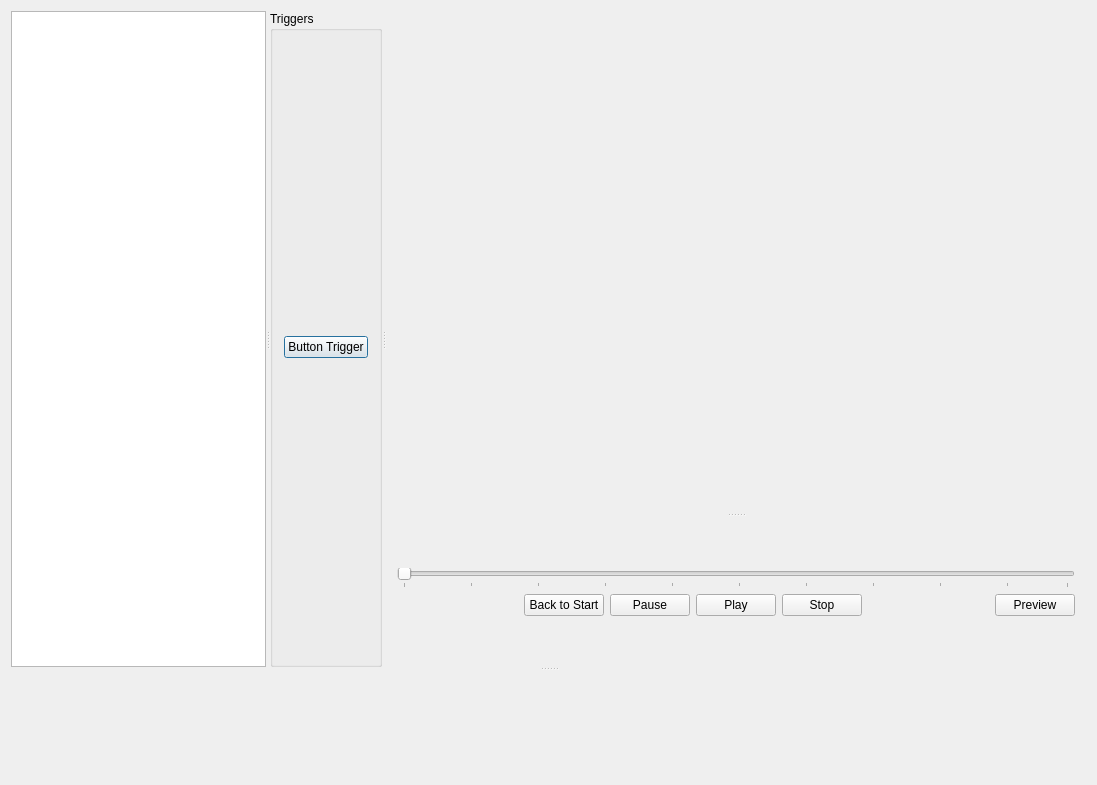
<?xml version="1.0" encoding="UTF-8"?>
<ui version="4.0">
 <class>StitchingDialog</class>
 <widget class="QDialog" name="StitchingDialog">
  <property name="geometry">
   <rect>
    <x>0</x>
    <y>0</y>
    <width>1097</width>
    <height>785</height>
   </rect>
  </property>
  <property name="windowTitle">
   <string>Stitch Scene</string>
  </property>
  <layout class="QVBoxLayout" name="verticalLayout">
   <item>
    <widget class="QSplitter" name="splitter_4">
     <property name="orientation">
      <enum>Qt::Vertical</enum>
     </property>
     <widget class="QSplitter" name="splitter_3">
      <property name="orientation">
       <enum>Qt::Horizontal</enum>
      </property>
      <widget class="QSplitter" name="splitter_2">
       <property name="orientation">
        <enum>Qt::Horizontal</enum>
       </property>
       <widget class="QListWidget" name="SceneList">
        <property name="sizePolicy">
         <sizepolicy hsizetype="Preferred" vsizetype="Expanding">
          <horstretch>0</horstretch>
          <verstretch>0</verstretch>
         </sizepolicy>
        </property>
        <property name="minimumSize">
         <size>
          <width>100</width>
          <height>0</height>
         </size>
        </property>
       </widget>
       <widget class="QGroupBox" name="TriggerContainer">
        <property name="minimumSize">
         <size>
          <width>100</width>
          <height>0</height>
         </size>
        </property>
        <property name="title">
         <string>Triggers</string>
        </property>
        <layout class="QVBoxLayout" name="verticalLayout_4">
         <item>
          <widget class="QPushButton" name="pushButton">
           <property name="text">
            <string>Button Trigger</string>
           </property>
          </widget>
         </item>
        </layout>
       </widget>
      </widget>
      <widget class="QSplitter" name="splitter">
       <property name="orientation">
        <enum>Qt::Vertical</enum>
       </property>
       <widget class="QWidget" name="previewWidget" native="true">
        <property name="sizePolicy">
         <sizepolicy hsizetype="Preferred" vsizetype="Preferred">
          <horstretch>10</horstretch>
          <verstretch>0</verstretch>
         </sizepolicy>
        </property>
        <property name="minimumSize">
         <size>
          <width>700</width>
          <height>0</height>
         </size>
        </property>
       </widget>
       <widget class="QWidget" name="widget" native="true">
        <property name="minimumSize">
         <size>
          <width>700</width>
          <height>0</height>
         </size>
        </property>
        <property name="maximumSize">
         <size>
          <width>16777215</width>
          <height>150</height>
         </size>
        </property>
        <layout class="QVBoxLayout" name="verticalLayout_3">
         <item>
          <layout class="QVBoxLayout" name="verticalLayout_2">
           <item>
            <widget class="QSlider" name="timeSlider">
             <property name="sizeIncrement">
              <size>
               <width>0</width>
               <height>0</height>
              </size>
             </property>
             <property name="value">
              <number>0</number>
             </property>
             <property name="tracking">
              <bool>false</bool>
             </property>
             <property name="orientation">
              <enum>Qt::Horizontal</enum>
             </property>
             <property name="invertedAppearance">
              <bool>false</bool>
             </property>
             <property name="tickPosition">
              <enum>QSlider::TicksBelow</enum>
             </property>
             <property name="tickInterval">
              <number>10</number>
             </property>
            </widget>
           </item>
           <item>
            <layout class="QHBoxLayout" name="horizontalLayout">
             <item>
              <spacer name="horizontalSpacer_2">
               <property name="orientation">
                <enum>Qt::Horizontal</enum>
               </property>
               <property name="sizeHint" stdset="0">
                <size>
                 <width>40</width>
                 <height>20</height>
                </size>
               </property>
              </spacer>
             </item>
             <item>
              <widget class="QPushButton" name="pushButton_5">
               <property name="text">
                <string>Back to Start</string>
               </property>
              </widget>
             </item>
             <item>
              <widget class="QPushButton" name="pushButton_4">
               <property name="text">
                <string>Pause</string>
               </property>
              </widget>
             </item>
             <item>
              <widget class="QPushButton" name="pushButton_3">
               <property name="text">
                <string>Play</string>
               </property>
              </widget>
             </item>
             <item>
              <widget class="QPushButton" name="pushButton_2">
               <property name="text">
                <string>Stop</string>
               </property>
              </widget>
             </item>
             <item>
              <spacer name="horizontalSpacer">
               <property name="orientation">
                <enum>Qt::Horizontal</enum>
               </property>
               <property name="sizeHint" stdset="0">
                <size>
                 <width>40</width>
                 <height>20</height>
                </size>
               </property>
              </spacer>
             </item>
             <item>
              <widget class="QPushButton" name="pushButton_6">
               <property name="text">
                <string>Preview</string>
               </property>
              </widget>
             </item>
            </layout>
           </item>
          </layout>
         </item>
        </layout>
       </widget>
      </widget>
     </widget>
     <widget class="QWidget" name="triggerSetting" native="true"/>
    </widget>
   </item>
  </layout>
 </widget>
 <layoutdefault spacing="6" margin="11"/>
 <resources/>
 <connections/>
</ui>
